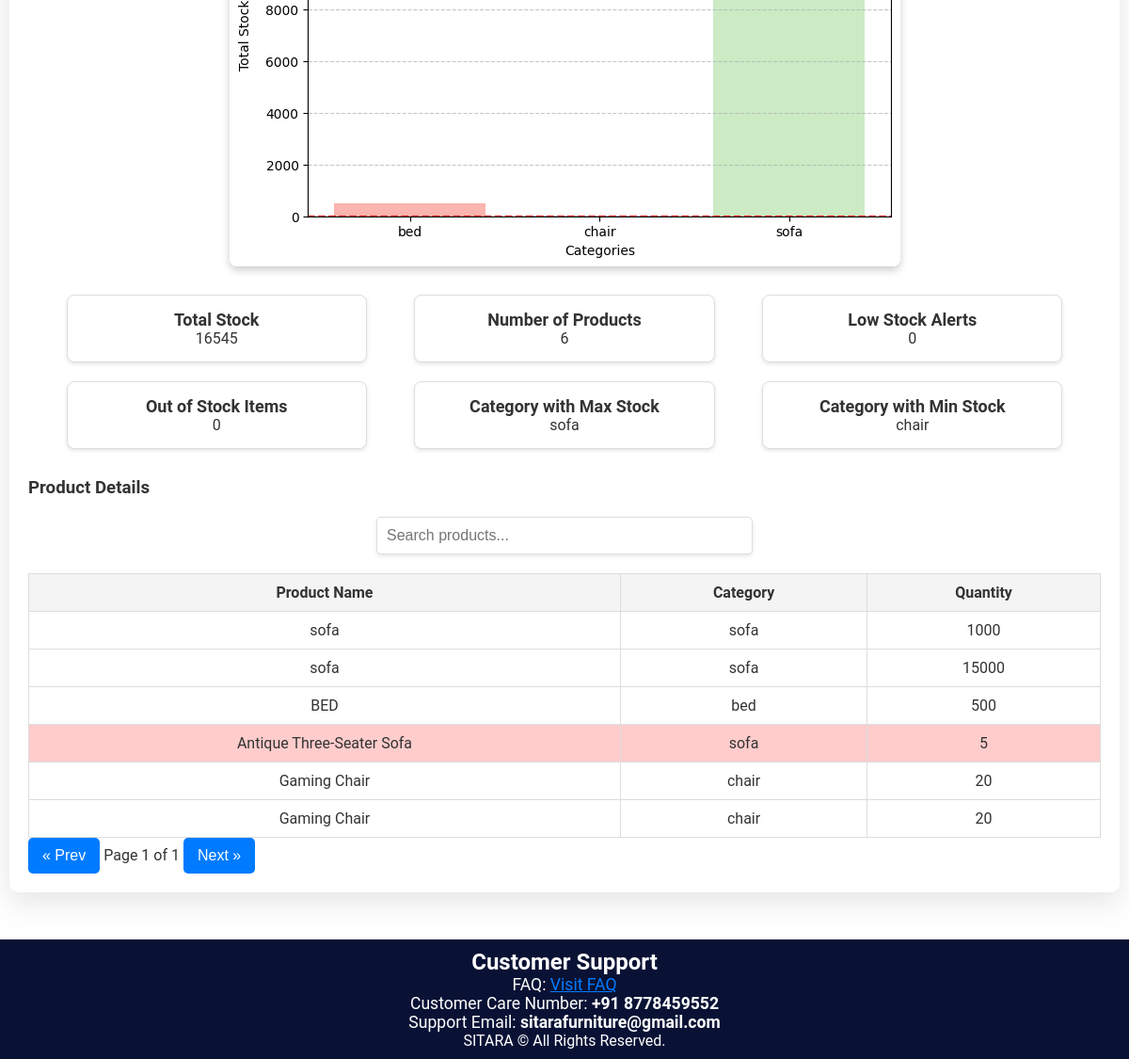
Before: /visualization/inventory_status (signed in, lower part) with the older database file.
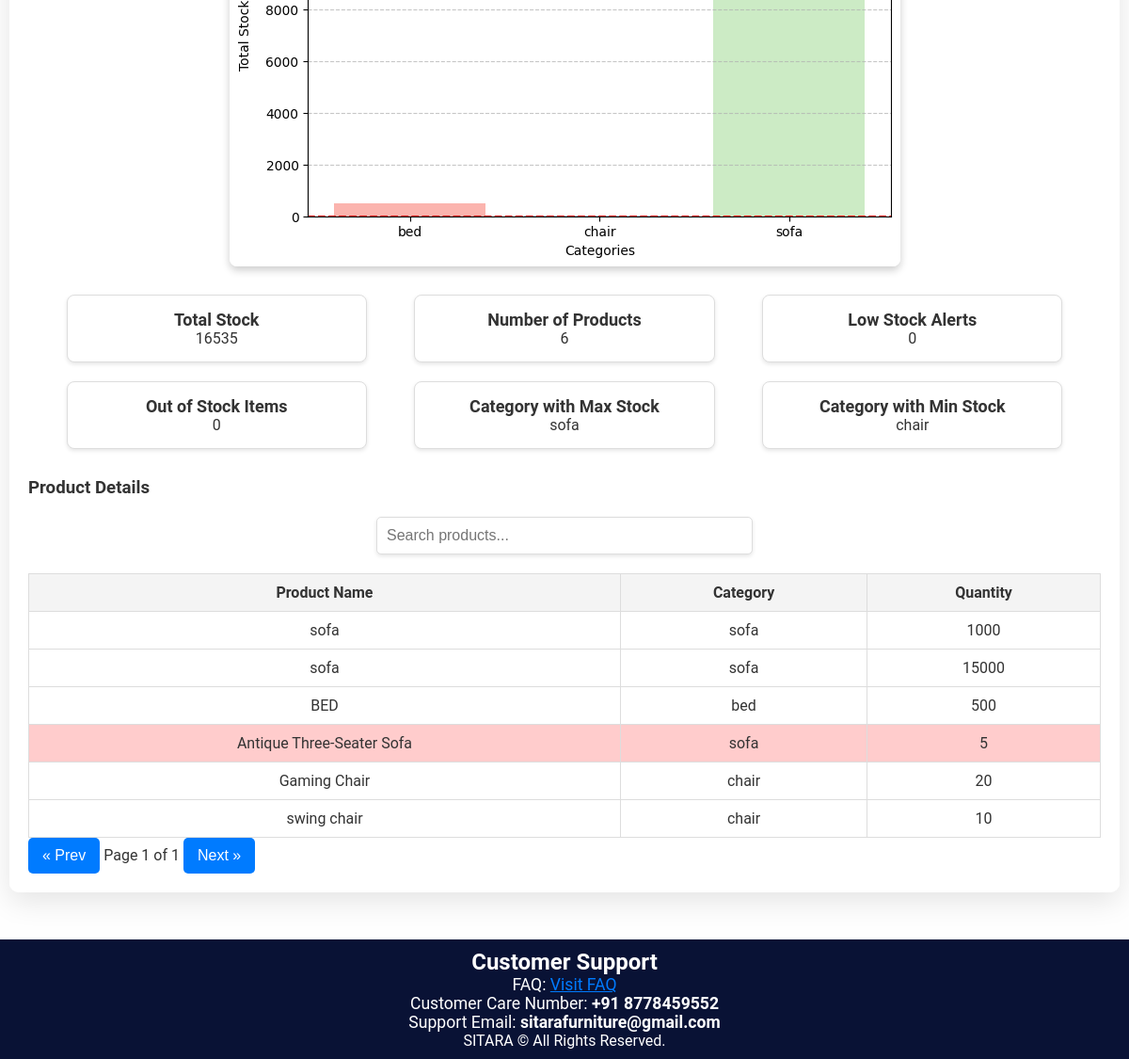
After: the same page with the newer database file.
### app/models.py (models this page shows, shortened)
class Product(db.Model):
    __tablename__ = "product"
    id = db.Column(db.Integer, primary_key=True)
    name = db.Column(db.String(100), nullable=False)
    price = db.Column(db.Float, nullable=False)
    description = db.Column(db.String(255), nullable=False)
    category = db.Column(db.String(100), nullable=False)
    quantity = db.Column(db.Integer, nullable=False)
    manufacturer = db.Column(db.String(100), nullable=True)
    country_of_origin = db.Column(db.String(50), nullable=True)
    avg_rating = db.Column(db.Float, nullable=True)
    discount = db.Column(db.Float, default=0.0, nullable=True)
    colour = db.Column(db.String(20), nullable=True)
    images = db.relationship("ProductImage", backref="product", lazy=True)
    model_file = db.Column(db.String(255), nullable=True)
    ratings = relationship("Rating", back_populates="product")

### app/visualization.py (the view)
@visualization.route('/inventory_status')
def inventory_status():
    page = request.args.get('page', default=1, type=int)
    has_next = True  # Example logic for pagination
    categories_query = db.session.query(Product.category, db.func.sum(Product.quantity).label('total_stock')) \
        .group_by(Product.category).all()
    category_labels = [category[0] for category in categories_query]
    category_stock = [category[1] for category in categories_query]
    total_stock = sum(category_stock)
    max_stock_category = category_labels[category_stock.index(max(category_stock))]
    min_stock_category = category_labels[category_stock.index(min(category_stock))]
    low_stock_threshold = 5
    low_stock_products = Product.query.filter(Product.quantity < low_stock_threshold).all()
    out_of_stock_items = Product.query.filter(Product.quantity == 0).all()
    total_products = Product.query.count()
    analytics = {
        "Total Stock": total_stock,
        "Category with Max Stock": max_stock_category,
        "Category with Min Stock": min_stock_category,
        "Low Stock Alerts": len(low_stock_products),
        "Out of Stock Items": len(out_of_stock_items),
        "Total Products": total_products
    }
    default_stock = 2
    fig, ax = plt.subplots(figsize=(8, 6))
    ax.bar(category_labels, category_stock, color=plt.cm.Pastel1.colors)
    ax.axhline(y=default_stock, color='red', linestyle='--', linewidth=1.5, label=f"Default Stock: {default_stock}")
    ax.set_title("Stock Analytics by Category", fontsize=14)
    ax.set_xlabel("Categories")
    ax.set_ylabel("Total Stock (Quantity)")
    ax.grid(axis='y', linestyle='--', alpha=0.7)
    ax.legend(loc='upper right')
    buf = BytesIO()
    plt.savefig(buf, format="png", bbox_inches="tight")
    buf.seek(0)
    chart_data = base64.b64encode(buf.getvalue()).decode("utf-8")
    buf.close()
    products_query = Product.query.all()
    products = [{"id": product.id, "name": product.name, "category": product.category, "quantity": product.quantity} for product in products_query]
    return render_template(
        "inventory_status.html",
        page=page,
        chart_data=chart_data,
        has_next=has_next,
        analytics=analytics,
        products=products,
    )

### app/templates/inventory_status.html (shortened to what this page needs)
<!DOCTYPE html>
<html lang="en">
<head>
</head>
<body>
    {% extends "home.html" %}
    {% block content %}
    <div class="form-container">
         <div class="chart-section">
            <img alt="Stock Analytics Chart">
        </div>
    <div class="analytics-section">
        <div class="analytics-card">
            <h3>Total Stock</h3>
            <p>{{ analytics['Total Stock'] }}</p>
        </div>
        <div class="analytics-card">
            <h3>Number of Products</h3>
            <p>{{ analytics['Total Products'] }}</p>
        </div>
        <div class="analytics-card">
            <h3>Low Stock Alerts</h3>
            <p>{{ analytics['Low Stock Alerts'] }}</p>
        </div>
        <div class="analytics-card">
            <h3>Out of Stock Items</h3>
            <p>{{ analytics['Out of Stock Items'] }}</p>
        </div>
        <div class="analytics-card">
            <h3>Category with Max Stock</h3>
            <p>{{ analytics['Category with Max Stock'] }}</p>
        </div>
        <div class="analytics-card">
            <h3>Category with Min Stock</h3>
            <p>{{ analytics['Category with Min Stock'] }}</p>
        </div>
    </div>
    <div class="table-section">
        <h3>Product Details</h3>
        <div class="search-bar">
            <input type="text" placeholder="Search products..." id="search">
        </div>
        <table id="productTable">
            <thead>
                <tr>
                    <th>Product Name</th>
                    <th>Category</th>
                    <th>Quantity</th>
                </tr>
            </thead>
            <tbody>
                {% for product in products %}
                <tr class="{% if product.quantity < 10 %}low-stock{% endif %}">
                    <td>{{ product.name }}</td>
                    <td>{{ product.category }}</td>
                    <td>{{ product.quantity }}</td>
                </tr>
                {% endfor %}
            </tbody>
        </table>
    <div class="pagination">
        <button class="pagebtn" id="prevPage">« Prev</button>
        <span id="pageNumber">Page 1</span>
        <button class="pagebtn" id="nextPage">Next »</button>
    </div>
    </div>
</div>
    {% endblock %}

Changed rows visible on the page:
changed Product: name "Gaming Chair" → "swing chair"; quantity "20" → "10"
Other visible differences:
{{ analytics['Total Stock'] }}: "16545" → "16535"
